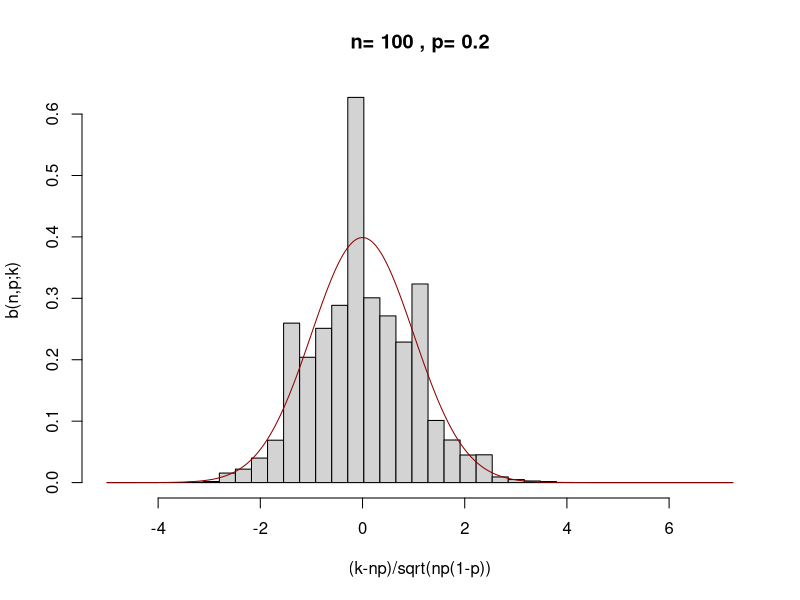

Generate this figure with R:
# ---------------------------------------------------------------------
# Project:      Bachelor Thesis
# ---------------------------------------------------------------------
# Quantlet:     BCS_CLT_StandBinpdf
# ---------------------------------------------------------------------
# Description:  Produces a histogram of a standardized binomial 
#               distribution on behalf of empirical samples and shows 
#               the possible approximation for large n
#               throughout the standard normal distribution  
# ---------------------------------------------------------------------
# Output:       Histogram ("n100.png")
# ---------------------------------------------------------------------
# Keywords:     approximation, standardized binomial, distribution, 
#               graphical representation, visualization, histogram, pdf,
#               CLT, moivre-laplace
# ---------------------------------------------------------------------
# Author:       Fabrice Wunderlich,  2015/08/01
# ---------------------------------------------------------------------



rm(list = ls(all = TRUE))
graphics.off()

# Parameter settings of the binomial random variable and of the sample size N
n = 100
p = 0.2
N = 1000000

# Sample of the N stadardized binomial random variables
bsample = (rbinom(N, n, p) - (n * p))/(sqrt(n * p * (1 - p)))

# Plot
breakingpoints = seq(min(bsample - 1), max(bsample + 1), length.out = 40)
hist(bsample, freq = FALSE, breaks = breakingpoints, xlab = "(k-np)/sqrt(np(1-p))",
     ylab = "b(n,p;k)", xlim = c(min(bsample - 1), max(bsample + 1)),
     main = paste("n=", n, ", p=", p))

x = seq(min(bsample - 1), max(bsample + 1), by = 0.02)
norm = dnorm(x, 0, 1)
lines(x, norm, col = "dark red")

